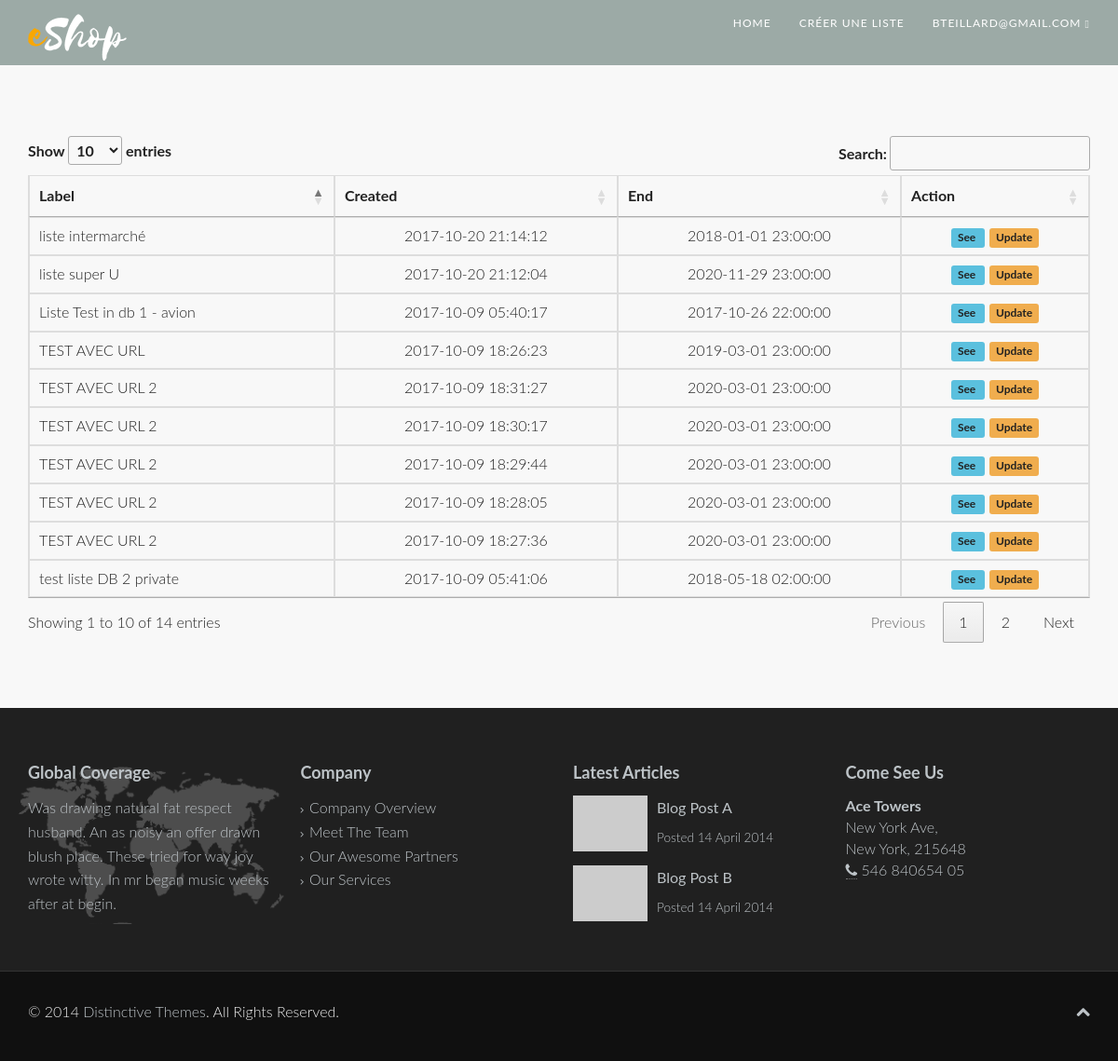
/web/v2/page.php?page=showlists (signed in), run on the app's committed database.
### tables this page shows
CREATE TABLE `listes` (
  `id` int(11) NOT NULL,
  `label` varchar(255) NOT NULL,
  `date_creation` timestamp NOT NULL DEFAULT CURRENT_TIMESTAMP,
  `date_echeance` timestamp NOT NULL DEFAULT '0000-00-00 00:00:00',
  `commentaires` text,
  `nom_admin` varchar(255) NOT NULL,
  `mail_admin` varchar(255) NOT NULL,
  `public` int(11) NOT NULL,
  `url` varchar(200) NOT NULL,
  `admin_url` varchar(255) NOT NULL
);

### srv/Autoloader.class.php (called while the page is built, shortened)
<?php
class Autoloader
{
    public static function register()
    {
        spl_autoload_register(function ($class) {
            $file = dirname(__FILE__)."/Class".DIRECTORY_SEPARATOR.strtolower($class).".class.php";
            if (file_exists($file)) {
                return true;
            }
            return false;
        });
    }
}

### srv/Class/db.class.php (called while the page is built, shortened)
<?php
require("/Applications/XAMPP/xamppfiles/htdocs/eshop/srv/library/notorm-master/NotORM.php");
class db{
  public static function getConnexion(){
    $DB = "bddeshop2";
    $HOST = "localhost";
    $USER = "root";
    $MDP = "";
    $dsn = "mysql:dbname=".$DB.";host:".$HOST."";
    try{
      $connection = new PDO($dsn,$USER,$MDP);
    }catch (PDOException $Exception){
        Utility::redirect('error','code=2002');
    }
    $connection->setAttribute(PDO::ATTR_ERRMODE, PDO::ERRMODE_WARNING);
    $connection->setAttribute(PDO::ATTR_CASE, PDO::CASE_LOWER);
    $connection->query("SET NAMES 'utf8';");
    return new NotORM($connection);
  }
}

### srv/Class/liste.class.php (called while the page is built, shortened)
<?php
class Liste
{
  public function setAdminUrl($adminUrl)
  {
      return $this;
  }
    public function setListeName($listeName)
    {
        return $this;
    }
    public function setAdminName($adminName)
    {
        return $this;
    }
    public function setAdminEmail($adminEmail)
    {
        return $this;
    }
    public function setEndDate($endDate)
    {
        return $this;
    }
    public function setCreationDate($creationDate)
    {
        return $this;
    }
    public function setPublic($public)
    {
        return $this;
    }
    public function setDescription($description)
    {
        return $this;
    }
    public function setIdListe($idListe)
    {
        return $this;
    }
    public function setUrl($url)
    {
        return $this;
    }
    public static function getAllListe($filter){
      $listes = null;
      $db = db::getConnexion();
      if($filter === NULL){
        $listes = $db->listes();
      }else{
          $listes = $db->listes($filter)->order("date_creation DESC");
      }
      $arrlistes = array();
      foreach ($listes as $liste) {
        $objliste = new Liste();
        $objliste->setListeName($liste['label']);
        $objliste->setAdminName($liste['nom_admin']);
        $objliste->setAdminEmail($liste['mail_admin']);
        $objliste->setEndDate($liste['date_echeance']);
        $objliste->setCreationDate($liste['date_creation']);
        $objliste->setPublic($liste['public']);
        $objliste->setDescription($liste['commentaires']);
        $objliste->setIdListe($liste['id']);
        $objliste->setUrl($liste['url']);
        $objliste->setAdminUrl($liste['admin_url']);
        array_push($arrlistes,$objliste);
      }
      return $arrlistes;
    }
}
 ?>

### web/v2/engine.php (called while the page is built, shortened)
<?php
require_once('../../srv/Autoloader.class.php');
class Engine
{
public static function GetListes($arr)
{
  return Liste::getAllliste($arr);
}
}
 ?>

### srv/library/notorm-master/NotORM.php (called while the page is built, shortened)
<?php
include_once dirname(__FILE__) . "/NotORM/Structure.php";
include_once dirname(__FILE__) . "/NotORM/Result.php";
class NotORM extends NotORM_Abstract {
	function __construct(PDO $connection, NotORM_Structure $structure = null, NotORM_Cache $cache = null) {
		$this->connection = $connection;
		if (!isset($structure)) {
			$structure = new NotORM_Structure_Convention;
		}
		$this->structure = $structure;
		$this->cache = $cache;
	}
	function __call($table, array $where) {
		$return = new NotORM_Result($this->structure->getReferencingTable($table, ''), $this);
		return $return;
	}
}

### srv/library/notorm-master/NotORM/Structure.php (called while the page is built, shortened)
<?php
class NotORM_Structure_Convention implements NotORM_Structure {
	protected $primary, $foreign, $table, $prefix;
	function __construct($primary = 'id', $foreign = '%s_id', $table = '%s', $prefix = '') {
		$this->primary = $primary;
		$this->table = $table;
		$this->prefix = $prefix;
	}
	function getPrimary($table) {
		return sprintf($this->primary, $this->getColumnFromTable($table));
	}
	function getReferencingTable($name, $table) {
		return $this->prefix . $name;
	}
	protected function getColumnFromTable($name) {
		return $name;
	}
}

### srv/library/notorm-master/NotORM/Result.php (called while the page is built, shortened)
<?php
class NotORM_Result extends NotORM_Abstract implements Iterator, ArrayAccess, Countable, JsonSerializable {
	protected $select = array(), $conditions = array(), $where = array(), $parameters = array(), $order = array(), $limit = null, $offset = null, $group = "", $having = "", $lock = null;
	protected $union = array(), $unionOrder = array(), $unionLimit = null, $unionOffset = null;
	protected $data, $referencing = array(), $aggregation = array(), $accessed, $access, $keys = array();
	function __construct($table, NotORM $notORM, $single = false) {
		$this->table = $table;
		$this->notORM = $notORM;
		$this->primary = $notORM->structure->getPrimary($table);
	}
	function __destruct() {
		$this->rows = null;
	}
	protected function limitString($limit, $offset = null) {
		$return = "";
		return $return;
	}
	protected function removeExtraDots($expression) {
		return preg_replace('~(?:\\b[a-z_][a-z0-9_.:]*[.:])?([a-z_][a-z0-9_]*)[.:]([a-z_*])~i', '\\1.\\2', $expression);
	}
	protected function whereString() {
		$return = "";
		if ($this->order) {
			$return .= " ORDER BY " . implode(", ", $this->order);
		}
		$return = $this->removeExtraDots($return);
		$where = $this->where;
		if ($where) {
			$return = " WHERE " . implode($where) . $return;
		}
		$return .= $this->limitString($this->limit, $this->offset);
		return $return;
	}
	protected function topString($limit, $offset = null) {
		return "";
	}
	protected function createJoins($val) {
		$return = array();
		return $return;
	}
	function __toString() {
		$return = "SELECT" . $this->topString($this->limit, $this->offset) . " ";
		$join = $this->createJoins(implode(",", $this->conditions) . "," . implode(",", $this->select) . ",$this->group,$this->having," . implode(",", $this->order));
		if ($this->select) {
			$return .= $this->removeExtraDots(implode(", ", $this->select));
		} elseif ($this->accessed) {
			$return .= ($join ? "$this->table." : "") . implode(", " . ($join ? "$this->table." : ""), array_keys($this->accessed));
		} else {
			$return .= ($join ? "$this->table." : "") . "*";
		}
		$return .= " FROM $this->table" . implode($join) . $this->whereString();
		return $return;
	}
	protected function query($query, $parameters) {
		$return = $this->notORM->connection->prepare($query);
		if (!$return || !$return->execute(array_map(array($this, 'formatValue'), $parameters))) {
			$return = false;
		}
		return $return;
	}
	protected function formatValue($val) {
		return $val;
	}
	protected function quote($val) {
		$val = $this->formatValue($val);
		return $this->notORM->connection->quote($val);
	}
	function where($condition, $parameters = array()) {
		$args = func_get_args();
		return $this->whereOperator("AND", $args);
	}
	protected function whereOperator($operator, array $args) {
		$condition = $args[0];
		$parameters = (count($args) > 1 ? $args[1] : array());
		if (is_array($condition)) {
			return $this;
		}
		$this->conditions[] = "$operator $condition";
		$condition = $this->removeExtraDots($condition);
		if (count($args) != 2 || strpbrk($condition, "?:")) {
			if (count($args) != 2 || !is_array($parameters)) {
				$parameters = array_slice($args, 1);
			}
			$this->parameters = array_merge($this->parameters, $parameters);
		} elseif ($parameters === null) {
			$condition .= " IS NULL";
		} elseif (!is_array($parameters)) {
			$condition .= " = " . $this->quote($parameters);
		} else {
			$condition = $this->whereIn($condition, $parameters);
		}
		$this->where[] = (preg_match('~^\)+$~', $condition)
			? $condition
			: ($this->where ? " $operator " : "") . "($condition)"
		);
		return $this;
	}
	function order($columns) {
		$this->rows = null;
		if ($columns != "") {
			$columns = (is_array($columns) ? $columns : func_get_args());
			foreach ($columns as $column) {
				if ($this->union) {
					$this->unionOrder[] = $column;
				} else {
					$this->order[] = $column;
				}
			}
		} elseif ($this->union) {
			$this->unionOrder = array();
		} else {
			$this->order = array();
		}
		return $this;
	}
	protected function execute() {
		if (!isset($this->rows)) {
			$result = false;
			$parameters = array();
			try {
				$result = $this->query($this->__toString(), $parameters);
			} catch (PDOException $exception) {
			}
			$this->rows = array();
			if ($result) {
				$result->setFetchMode(PDO::FETCH_ASSOC);
				foreach ($result as $key => $row) {
					if (isset($row[$this->primary])) {
						$key = $row[$this->primary];
					}
					$this->rows[$key] = new $this->notORM->rowClass($row, $this);
				}
			}
		}
	}
	function rewind() {
		$this->execute();
	}
}

### web/v2/html/showlists.php (the view, shortened to what this page needs)
<?php
if($connected && $mail <> ""){
$arrListes = Engine::GetListes(array('mail_admin'=>$mail));
?>
<p>liste</p>
<div id="content-wrapper">
    <section id="about-us" class="white">
        <div class="container">
            <div class="row">
                <div class="col-md-12 fade-up">
                <!-- <ul class="portfolio-filter fade-down center">
                    <li><a class="btn btn-outlined btn-primary active" href="#" data-filter="*">All</a></li>
                    <li><a class="btn btn-outlined btn-primary" href="#" data-filter=".bootstrap">Bootstrap</a></li>
                    <li><a class="btn btn-outlined btn-primary" href="#" data-filter=".html">HTML</a></li>
                    <li><a class="btn btn-outlined btn-primary" href="#" data-filter=".wordpress">Wordpress</a></li>
                </ul> -->
                <table class="table table-bg table-bordered" id="mylists">
                    <thead>
                        <tr>
                            <th class="text-center">Label</th>
                            <th class="text-center">Created</th>
                            <th class="text-center">End</th>
                            <th class="text-center">Action</th>
                        </tr>
                    </thead>
                    <tbody>
                      <?php
                        foreach ($arrListes as $liste) {
                          echo "<tr>";
                          echo "    <td>".$liste->getListeName()."</td>";
                          echo "    <td class='text-center'>".$liste->getcreationDate()."</td>";
                          echo "    <td class='text-center'>".$liste->getEndDate()."</td>";
                          echo "    <td class='text-center'><span class='label label-info'><a href='page.php?page=showlist&listeUrl=".$liste->getUrl()."'>See</a> </span>&nbsp;<span class='label label-warning'><a href='page.php?page=updatelist&listeUrlAdmin=".$liste->getAdminUrl()."'>Update</a></span></td>";
                          echo "</tr>";
                        }
                       ?>
                    </tbody>
                </table>
                </div>
            </div>
          </div>
    </section>
</div>
<?php } ?>

### web/v2/css/style.css (style rules this page uses)
body { color: #222; background: #f5f5f5; font-family: Lato, sans-serif; font-weight: 300; line-height: 1.6; font-size: 16px; }
a { color: #222; -webkit-transition: 300ms; -moz-transition: 300ms; -o-transition: 300ms; transition: 300ms; }
.row > div { margin-bottom: 10px; }
#content-wrapper { padding: 0; z-index: 5; position: relative; box-shadow: 0 4px 2px -2px rgba(0, 0, 0, 0.4); }
.white { background: #f8f8f8; padding: 20px 0; }
#content-wrapper section { padding-top: 60px; padding-bottom: 60px; }
.no-display { opacity: 0; }
.appear { opacity: 1; -webkit-transition: all .4s ease-in-out; -moz-transition: all .4s ease-in-out; -o-transition: all .4s ease-in-out; transition: all .4s ease-in-out; }
#content-wrapper { box-shadow: none; }

### data on the page
listes: label "liste intermarché", date_creation "2017-10-20 21:14:12", date_echeance "2018-01-01 23:00:00"
listes: label "liste super U", date_creation "2017-10-20 21:12:04", date_echeance "2020-11-29 23:00:00"
listes: label "TEST AVEC URL 2", date_creation "2017-10-09 18:31:27", date_echeance "2020-03-01 23:00:00"
listes: label "TEST AVEC URL 2", date_creation "2017-10-09 18:30:17", date_echeance "2020-03-01 23:00:00"
listes: label "TEST AVEC URL 2", date_creation "2017-10-09 18:29:44", date_echeance "2020-03-01 23:00:00"
listes: label "TEST AVEC URL 2", date_creation "2017-10-09 18:28:05", date_echeance "2020-03-01 23:00:00"
listes: label "TEST AVEC URL 2", date_creation "2017-10-09 18:27:36", date_echeance "2020-03-01 23:00:00"
listes: label "TEST AVEC URL", date_creation "2017-10-09 18:26:23", date_echeance "2019-03-01 23:00:00"
listes: label "test liste DB 2 private", date_creation "2017-10-09 05:41:06", date_echeance "2018-05-18 02:00:00"
listes: label "Liste Test in db 1 - avion", date_creation "2017-10-09 05:40:17", date_echeance "2017-10-26 22:00:00"

### other printed values
$mail "BTEILLARD@GMAIL.COM"
